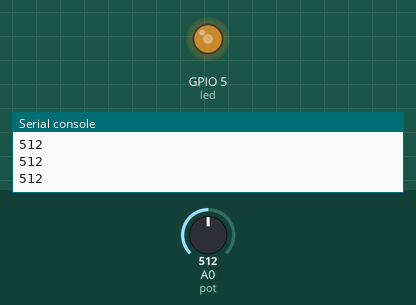
This program was run on a simulated ESP8266 board running MicroPython. On the bench: output pins drawn as LEDs (lit = HIGH), the last lines printed to the serial console. The inputs (shaded band) are chosen by the test bench; at power-on: A0 (pot) = 512 (analog values on the 0–1023 scale).

Above: at 1.2 s.
1.3 s: A0 (pot) set to 716
At 1.8 s:
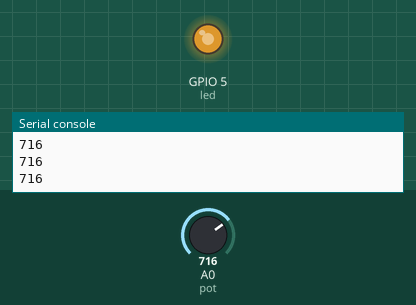
2.8 s: A0 (pot) set to 900
At 4.0 s:
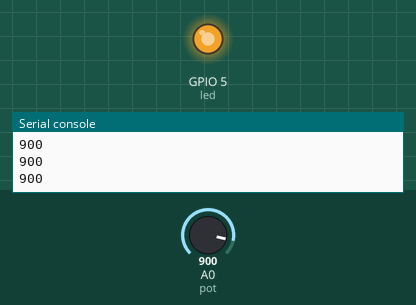
4.3 s: A0 (pot) set to 122
At 5.5 s:
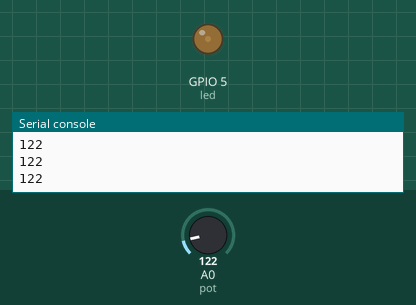
5.8 s: A0 (pot) set to 5
At 6.7 s:
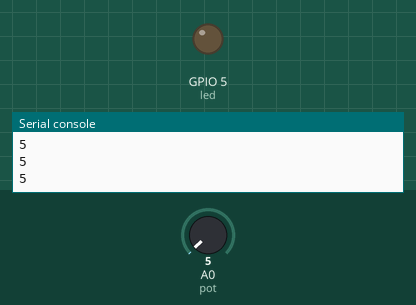
Timing chart, 0 to 8.3 s (numbered marks = the images above; inputs shaded):
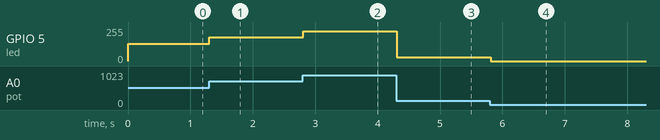

Measured:
- after the input at 1.3 s, GPIO 5 (led): 128/255 → 178/255 at once
- after the input at 2.8 s, GPIO 5 (led): 178/255 → 224/255 at once
- after the input at 4.3 s, GPIO 5 (led): 224/255 → 30/255 at once
- after the input at 5.8 s, GPIO 5 (led): 30/255 → 0/255 at once

The program:

pwm_pot_esp8266.py
```python
# Complete project details at https://RandomNerdTutorials.com

from machine import Pin, PWM, ADC
from time import sleep

frequency = 5000
led = PWM(Pin(5), frequency)
pot = ADC(0)

while True:
  pot_value = pot.read()
  print(pot_value)

  if pot_value < 15:
    led.duty(0)
  else:
    led.duty(pot_value)

  sleep(0.1)
```
